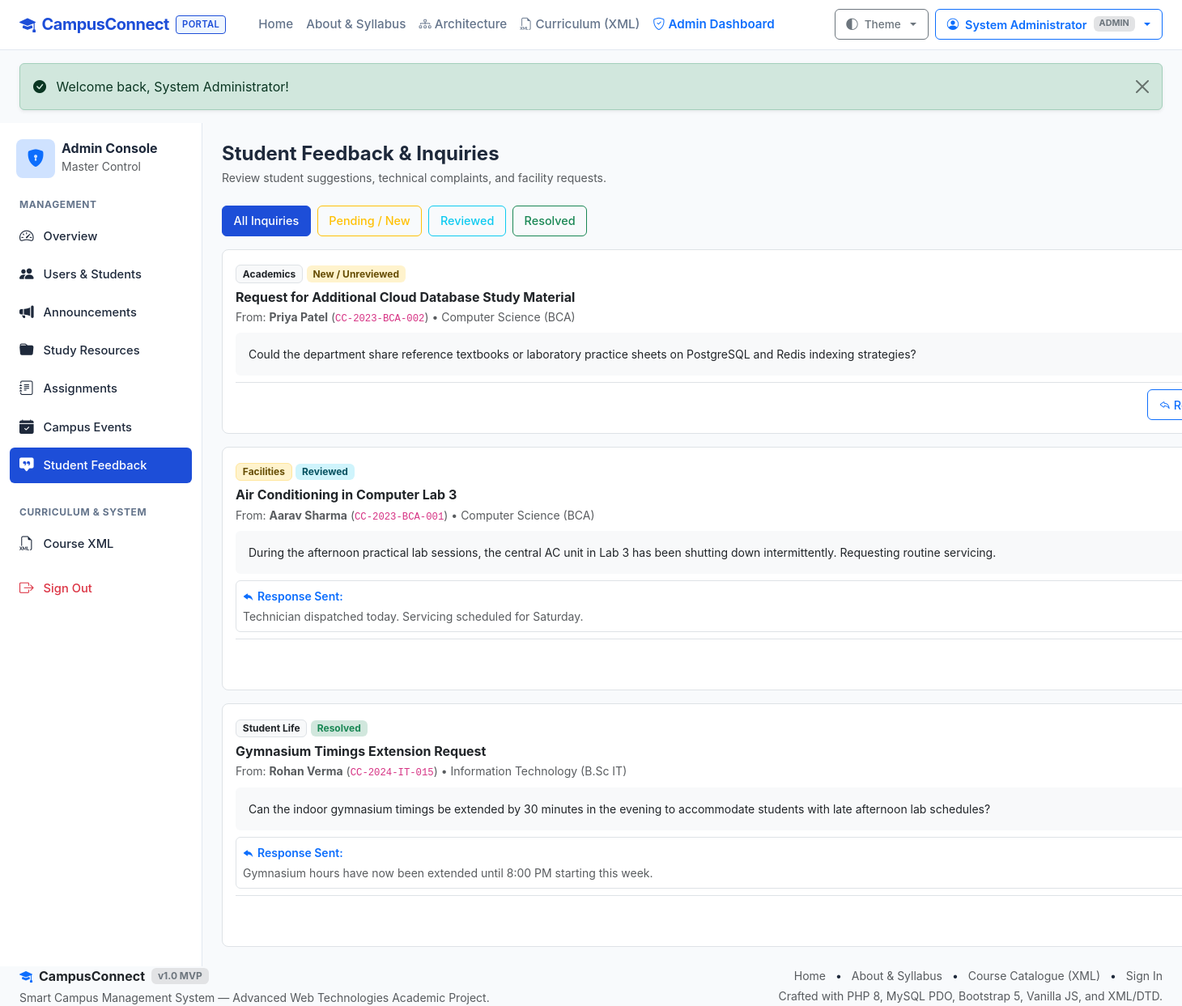
/admin/feedback.php (signed in), run on the app's committed database.
### tables this page shows
CREATE TABLE `feedback` (
  `id` INT AUTO_INCREMENT PRIMARY KEY,
  `student_id` INT NOT NULL,
  `subject` VARCHAR(150) NOT NULL,
  `category` VARCHAR(50) NOT NULL DEFAULT 'General',
  `message` TEXT NOT NULL,
  `status` ENUM('new', 'reviewed', 'resolved') NOT NULL DEFAULT 'new',
  `admin_response` TEXT NULL,
  `created_at` TIMESTAMP DEFAULT CURRENT_TIMESTAMP,
  `updated_at` TIMESTAMP DEFAULT CURRENT_TIMESTAMP ON UPDATE CURRENT_TIMESTAMP,
  FOREIGN KEY (`student_id`) REFERENCES `users`(`id`) ON DELETE CASCADE,
  INDEX `idx_feedback_status` (`status`),
  INDEX `idx_feedback_student` (`student_id`)
);

CREATE TABLE `users` (
  `id` INT AUTO_INCREMENT PRIMARY KEY,
  `name` VARCHAR(100) NOT NULL,
  `email` VARCHAR(150) NOT NULL UNIQUE,
  `password_hash` VARCHAR(255) NOT NULL,
  `role` ENUM('student', 'admin') NOT NULL DEFAULT 'student',
  `department` VARCHAR(100) NULL,
  `roll_number` VARCHAR(50) NULL,
  `phone` VARCHAR(20) NULL,
  `created_at` TIMESTAMP DEFAULT CURRENT_TIMESTAMP,
  `updated_at` TIMESTAMP DEFAULT CURRENT_TIMESTAMP ON UPDATE CURRENT_TIMESTAMP,
  INDEX `idx_users_role` (`role`),
  INDEX `idx_users_email` (`email`)
);

### includes/functions.php (called while the page is built, shortened)
<?php
function base_url(): string {
    static $base = null;
    if ($base !== null) {
        return $base;
    }
    $scriptName = $_SERVER['SCRIPT_NAME'] ?? '';
    $dir = dirname($scriptName);
    $dir = str_replace('\\', '/', $dir);
    $subfolders = ['/student', '/admin', '/api', '/actions', '/scripts', '/includes', '/xml'];
    foreach ($subfolders as $sub) {
        if (str_ends_with($dir, $sub)) {
            $dir = substr($dir, 0, -strlen($sub));
            break;
        }
    }
    $base = rtrim($dir, '/');
    return $base;
}
function url(string $path = ''): string {
    $cleanPath = ltrim($path, '/');
    $base = base_url();
    return $base . '/' . $cleanPath;
}
function e(?string $string): string {
    return htmlspecialchars($string, ENT_QUOTES | ENT_SUBSTITUTE, 'UTF-8');
}
function category_badge_class(string $cat): string {
    return match (strtolower(trim($cat))) {
        'academic'    => 'bg-primary-subtle text-primary border border-primary-subtle',
        'events'      => 'bg-success-subtle text-success border border-success-subtle',
        'general'     => 'bg-secondary-subtle text-secondary border border-secondary-subtle',
        'facilities'  => 'bg-warning-subtle text-warning-emphasis border border-warning-subtle',
        'technical'   => 'bg-info-subtle text-info-emphasis border border-info-subtle',
        'competition' => 'bg-danger-subtle text-danger border border-danger-subtle',
        default       => 'bg-light text-dark border',
    };
}

### admin/feedback.php (the view, shortened to what this page needs)
<?php
require_once dirname(__DIR__) . '/includes/functions.php';
$statusFilter = trim($_GET['status'] ?? '');
$feedbacks = [];
try {
    $pdo = get_db_connection();
    $sql = "
        SELECT f.id, f.subject, f.category, f.message, f.status, f.admin_response, f.created_at,
               u.name as student_name, u.email as student_email, u.roll_number, u.department
        FROM feedback f
        JOIN users u ON f.student_id = u.id
        WHERE 1=1
    ";
    $params = [];
    $sql .= " ORDER BY f.created_at DESC";
    $stmt = $pdo->prepare($sql);
    $stmt->execute($params);
    $feedbacks = $stmt->fetchAll();
} catch (Exception $e) {
    error_log('Fetch feedback error: ' . $e->getMessage());
}
require_once dirname(__DIR__) . '/includes/header.php';
?>
<div class="portal-container">
  <?php require_once dirname(__DIR__) . '/includes/admin_sidebar.php'; ?>
  <main class="portal-content">
    <div class="d-flex flex-wrap justify-content-between align-items-center mb-4 gap-2">
      <div>
        <h4 class="fw-bold mb-1">Student Feedback & Inquiries</h4>
        <p class="text-muted small mb-0">Review student suggestions, technical complaints, and facility requests.</p>
      </div>
    </div>
    <div class="d-flex gap-2 mb-3">
      <a href="<?= url('admin/feedback.php') ?>" class="btn btn-sm <?= ($statusFilter === '') ? 'btn-primary' : 'btn-outline-secondary' ?>">
        All Inquiries
      </a>
      <a href="<?= url('admin/feedback.php?status=new') ?>" class="btn btn-sm <?= ($statusFilter === 'new') ? 'btn-warning' : 'btn-outline-warning' ?>">
        Pending / New
      </a>
      <a href="<?= url('admin/feedback.php?status=reviewed') ?>" class="btn btn-sm <?= ($statusFilter === 'reviewed') ? 'btn-info' : 'btn-outline-info' ?>">
        Reviewed
      </a>
      <a href="<?= url('admin/feedback.php?status=resolved') ?>" class="btn btn-sm <?= ($statusFilter === 'resolved') ? 'btn-success' : 'btn-outline-success' ?>">
        Resolved
      </a>
    </div>
    <div class="row g-3">
      <?php if (empty($feedbacks)): ?>
        <div class="col-12">
          <div class="card card-custom p-5 text-center text-muted">
            <i class="bi bi-chat-heart display-5 d-block mb-2"></i>
            <h6>No feedback messages found matching the selected filter.</h6>
          </div>
        </div>
      <?php else: ?>
        <?php foreach ($feedbacks as $fb): ?>
          <div class="col-12">
            <div class="card card-custom shadow-none border">
              <div class="card-body p-3">
                <div class="d-flex justify-content-between align-items-start gap-2 mb-2">
                  <div>
                    <span class="badge <?= category_badge_class($fb['category']) ?>"><?= e($fb['category']) ?></span>
                    <?php if ($fb['status'] === 'new'): ?>
                      <span class="badge bg-warning-subtle text-warning-emphasis">New / Unreviewed</span>
                    <?php elseif ($fb['status'] === 'reviewed'): ?>
                      <span class="badge bg-info-subtle text-info-emphasis">Reviewed</span>
                    <?php else: ?>
                      <span class="badge bg-success-subtle text-success">Resolved</span>
                    <?php endif; ?>
                  </div>
                </div>
                <h6 class="fw-bold text-body mb-1"><?= e($fb['subject']) ?></h6>
                <div class="small text-muted mb-2">
                  From: <strong><?= e($fb['student_name']) ?></strong> (<code><?= e($fb['roll_number']) ?></code>)
                  &bull; <?= e($fb['department']) ?>
                </div>
                <div class="p-3 bg-body-tertiary rounded small mb-2 text-body">
                  <?= nl2br(e($fb['message'])) ?>
                </div>
                <?php if ($fb['admin_response']): ?>
                  <div class="p-2 border rounded small bg-body mb-2">
                    <span class="fw-semibold text-primary"><i class="bi bi-reply-fill me-1"></i>Response Sent:</span>
                    <div class="text-muted mt-1"><?= nl2br(e($fb['admin_response'])) ?></div>
                  </div>
                <?php endif; ?>
                <div class="d-flex justify-content-end gap-2 border-top pt-2">
                  <button type="button" class="btn btn-sm btn-outline-primary" data-bs-toggle="modal" data-bs-target="#respondModal-<?= $fb['id'] ?>">
                    <i class="bi bi-reply me-1"></i><?= $fb['admin_response'] ? 'Edit Response' : 'Reply & Update Status' ?>
                  </button>
                </div>
              </div>
            </div>
          </div>
        <?php endforeach; ?>
      <?php endif; ?>
    </div>
  </main>
</div>
<?php require_once dirname(__DIR__) . '/includes/footer.php'; ?>

### assets/css/style.css (style rules this page uses)
:root { --cc-primary: #1d4ed8; --cc-primary-hover: #1e40af; --cc-primary-subtle: #eff6ff; --cc-accent: #2563eb; --cc-body-bg: #f8fafc; --cc-card-bg: #ffffff; --cc-card-border: #e2e8f0; --cc-text-main: #1e293b; --cc-text-muted: #64748b; --cc-sidebar-bg: #ffffff; --cc-sidebar-border: #e2e8f0; --font-stack: -apple-system, BlinkMacSystemFont, "Segoe UI", Roboto, "Helvetica Neue", Arial, sans-serif; }
body { font-family: var(--font-stack); background-color: var(--cc-body-bg); color: var(--cc-text-main); min-height: 100vh; display: flex; flex-direction: column; -webkit-font-smoothing: antialiased; }
main { flex: 1 0 auto; }
.card-custom { background-color: var(--cc-card-bg); border: 1px solid var(--cc-card-border); border-radius: 8px; box-shadow: 0 1px 3px rgba(0, 0, 0, 0.05); transition: border-color 0.15s ease; }
.portal-container { display: flex; min-height: calc(100vh - 60px); }
.portal-content { flex-grow: 1; padding: 1.5rem; max-width: 100%; overflow-x: hidden; }
.btn { font-weight: 500; border-radius: 6px; padding: 0.45rem 0.85rem; font-size: 0.9rem; }
.btn-primary { background-color: var(--cc-primary); border-color: var(--cc-primary); }

### data on the page
feedback: category "Academics", status "New / Unreviewed", subject "Request for Additional Cloud Database Study Material", student.name "Priya Patel", student.roll_number "CC-2023-BCA-002", student.department "Computer Science (BCA)", message "Could the department share reference textbooks or laboratory practice sheets on PostgreSQL and Redis indexing strategies?", shows "Reply & Update Status"
feedback: category "Facilities", status "Reviewed", subject "Air Conditioning in Computer Lab 3", student.name "Aarav Sharma", student.roll_number "CC-2023-BCA-001", student.department "Computer Science (BCA)", message "During the afternoon practical lab sessions, the central AC unit in Lab 3 has been shutting down intermittently. Requesting routine servicing.", admin_response "Technician dispatched today. Servicing scheduled for Saturday."
feedback: category "Student Life", status "Resolved", subject "Gymnasium Timings Extension Request", student.name "Rohan Verma", student.roll_number "CC-2024-IT-015", student.department "Information Technology (B.Sc IT)", message "Can the indoor gymnasium timings be extended by 30 minutes in the evening to accommodate students with late afternoon lab schedules?", admin_response "Gymnasium hours have now been extended until 8:00 PM starting this week."

### other printed values
$currentUser['name'] "System Administrator"
$currentUser['role'] "ADMIN"
$flash['message'] "Welcome back, System Administrator!"
